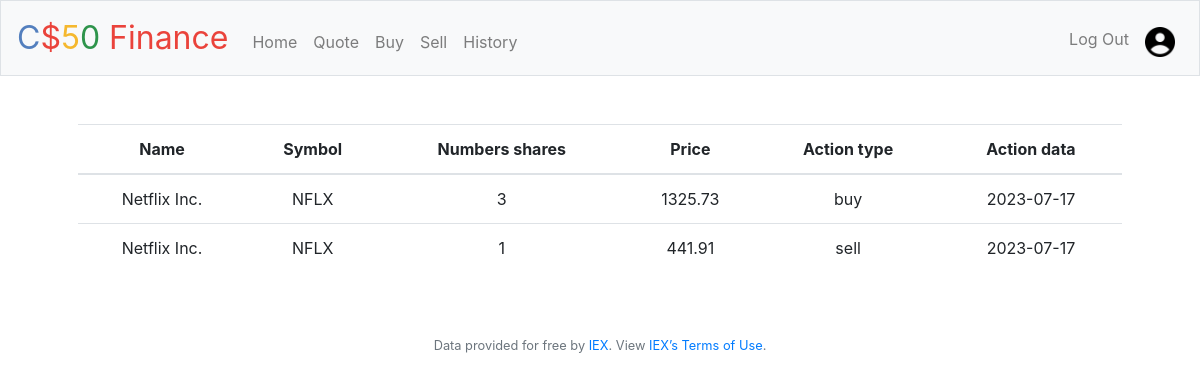
Screenshot of /history (signed in) with the database file from the repository.
### tables this page shows
CREATE TABLE history(user_id INTEGER ,share_name TEXT ,share_symbol TEXT ,number_shares INTEGER,share_price REAL,action_type TEXT ,action_data TEXT, hour TEXT,FOREIGN KEY (user_id) REFERENCES users(id));

### application.py (the view)
@app.route("/history")
@login_required
def history():
    history=db.execute("SELECT *FROM history WHERE user_id=?",session["user_id"])
    return render_template("history.html",history=history)

### application.py (called while the page is built)
@app.after_request
def after_request(response):
    response.headers["Cache-Control"] = "no-cache, no-store, must-revalidate"
    response.headers["Expires"] = 0
    response.headers["Pragma"] = "no-cache"
    return response

### helpers.py (called while the page is built)
def login_required(f):
    @wraps(f)
    def decorated_function(*args, **kwargs):
        if session.get("user_id") is None:
            return redirect("/login")
        return f(*args, **kwargs)
    return decorated_function

### templates/history.html (shortened to what this page needs)
{% extends "layout.html" %}
{% block main %}
    <table class="table">
  <thead>
    <tr>
      <th scope="col">Name</th>
      <th scope="col">Symbol</th>
      <th scope="col">Numbers shares</th>
      <th scope="col">Price</th>
      <th scope="col">Action type</th>
      <th scope="col">Action data</th>
    </tr>
  </thead>
  <tbody>
    {%for item in history%}
    <tr>
      <td>{{item.share_name}}</td>
      <td>{{item.share_symbol}}</td>
      <td>{{item.number_shares}}</td>
      <td>{{item.share_price}}</td>
      <td>{{item.action_type}}</td>
      <td>{{item.action_data}}</td>
    </tr>
    {%endfor%}
  </tbody>
</table>
{% endblock %}

### templates/layout.html (shortened to what this page needs)
<!DOCTYPE html>
<html lang="en">
    <head>
        <link rel="stylesheet" href="https://cdn.jsdelivr.net/npm/bootstrap@4.5.3/dist/css/bootstrap.min.css">
        <link href="/static/styles.css" rel="stylesheet">
    </head>
    <body>
        <nav class="navbar navbar-expand-md navbar-light bg-light border">
            <a class="navbar-brand" href="/"><span class="blue">C</span><span class="red">$</span><span class="yellow">5</span><span class="green">0</span> <span class="red">Finance</span></a>
            <div class="collapse navbar-collapse" id="navbar">
                {% if session.user_id %}
                    <ul class="navbar-nav mr-auto mt-2">
                        <li class="nav-item"><a class="nav-link" href="/">Home</a></li>
                        <li class="nav-item"><a class="nav-link" href="/quote">Quote</a></li>
                        <li class="nav-item"><a class="nav-link" href="/buy">Buy</a></li>
                        <li class="nav-item"><a class="nav-link" href="/sell">Sell</a></li>
                        <li class="nav-item"><a class="nav-link" href="/history">History</a></li>
                    </ul>
                    <ul class="navbar-nav ml-auto mt-2">
                        <li class="nav-item"><a class="nav-link" href="/logout">Log Out</a></li>
                        <li class="nav-item"><a class="nav-link" href="/privacity"><img id="button_perfil"src="/static/profile.png"></img></a></li>
                    </ul>
                {% else %}
                    <ul class="navbar-nav ml-auto mt-2">
                        <li class="nav-item"><a class="nav-link" href="/register">Register</a></li>
                        <li class="nav-item"><a class="nav-link" href="/login">Log In</a></li>
                    </ul>
                {% endif %}
            </div>
        </nav>
        <main class="container p-5">
            {% block main %}{% endblock %}
        </main>
        <footer class="small text-center text-muted">
            Data provided for free by <a href="https://iextrading.com/developer">IEX</a>. View <a href="https://iextrading.com/api-exhibit-a/">IEX’s Terms of Use</a>.
        </footer>
    </body>
</html>

### static/styles.css (style rules this page uses)
nav .navbar-brand { font-size: xx-large; }
nav .navbar-brand .blue { color: #537fbe; }
nav .navbar-brand .red { color: #ea433b; }
nav .navbar-brand .yellow { color: #f5b82e; }
nav .navbar-brand .green { color: #2e944b; }
main { overflow-x: auto; text-align: center; }
#button_perfil { height:30px; }

### rows the page displays
history: share_name "Netflix Inc.", share_symbol "NFLX", number_shares "3", share_price "1325.73", action_type "buy", action_data "2023-07-17"
history: share_name "Netflix Inc.", share_symbol "NFLX", number_shares "1", share_price "441.91", action_type "sell", action_data "2023-07-17"
